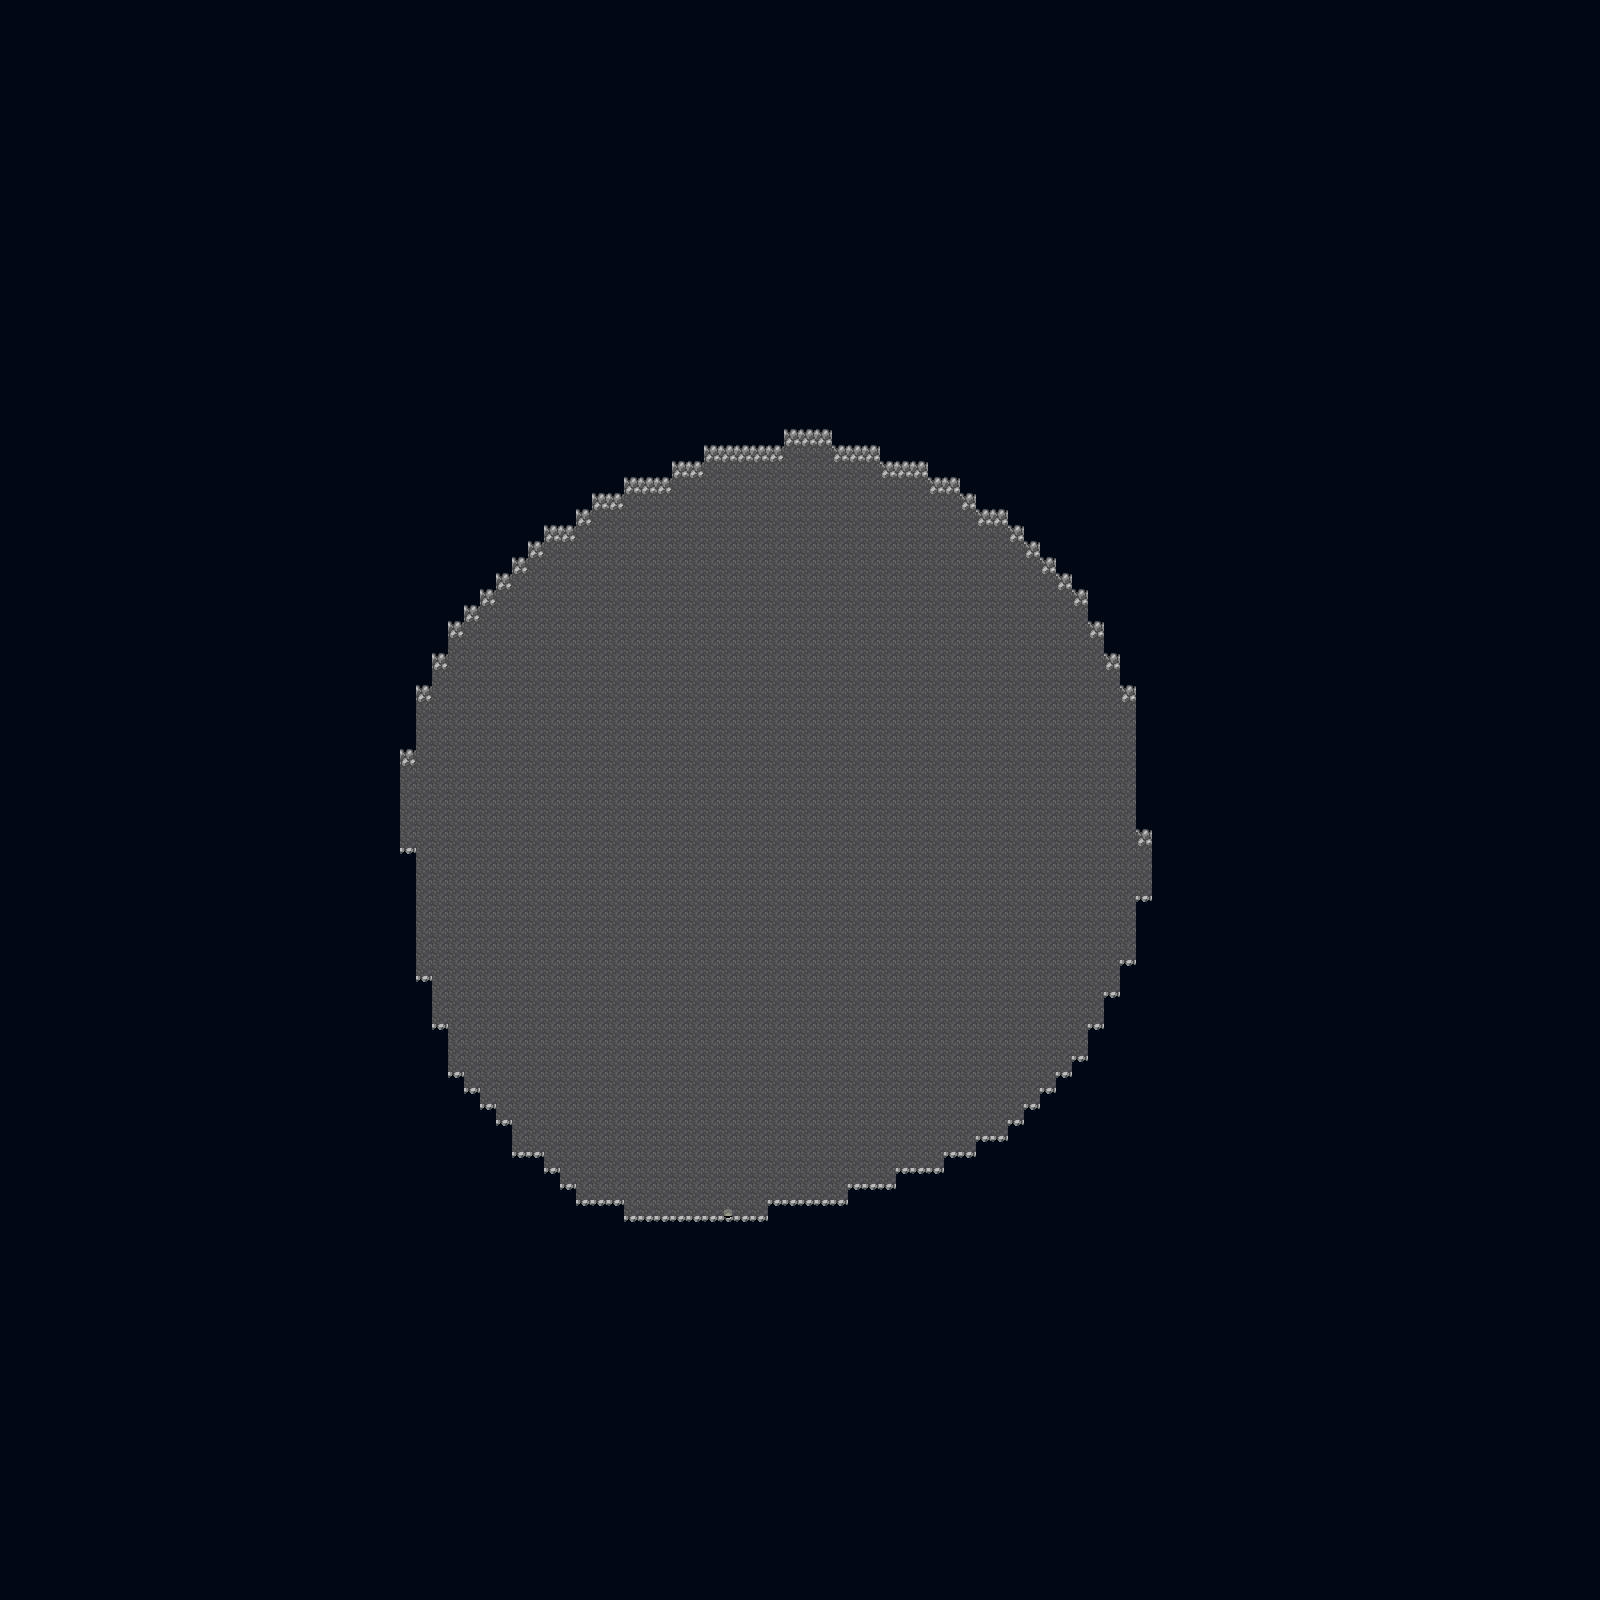

The image is a tile-based game level rendered from a .tmx file. Its description and source (layers, tilesets, objects; grid data summarised) follow:
An orthogonal 100x100 tile map with 16x16 px tiles, 4 tile layers (Sub Layer 2, Sub Layer 1, Main Layer, Layer 2) and 27 objects.

<map version="1.0" orientation="orthogonal" renderorder="right-down" width="100" height="100" tilewidth="16" tileheight="16" nextobjectid="1">
 <tileset firstgid="1" name="tileset_01" tilewidth="16" tileheight="16">
  <image source="tileset_01.png" width="128" height="128" />
  <tile id="1">
   <objectgroup draworder="index">
    <object id="0" x="0" y="0" width="16" height="16" />
   </objectgroup>
  </tile>
  <tile id="2">
   <objectgroup draworder="index">
    <object id="0" x="0" y="0" width="16" height="16" />
   </objectgroup>
  </tile>
  <tile id="3">
   <objectgroup draworder="index">
    <object id="0" x="0" y="16">
     <polyline points="0,0 0,-16 16,-16" />
    </object>
   </objectgroup>
  </tile>
  <tile id="4">
   <objectgroup draworder="index">
    <object id="0" x="0" y="0">
     <polyline points="0,0 16,0" />
    </object>
   </objectgroup>
  </tile>
  <tile id="5">
   <objectgroup draworder="index">
    <object id="0" x="0" y="0">
     <polyline points="0,0 16,0 16,16" />
    </object>
   </objectgroup>
  </tile>
  <tile id="6">
   <objectgroup draworder="index">
    <object id="0" x="16" y="0">
     <polyline points="0,0 0,16 -16,16" />
    </object>
    <object id="0" x="0" y="12" width="16" height="4" />
   </objectgroup>
  </tile>
  <tile id="7">
   <objectgroup draworder="index">
    <object id="0" x="0" y="0" width="16" height="16" />
   </objectgroup>
  </tile>
  <tile id="8">
   <objectgroup draworder="index">
    <object id="0" x="0" y="0" width="16" height="16" />
   </objectgroup>
  </tile>
  <tile id="9">
   <objectgroup draworder="index">
    <object id="0" x="0" y="0" width="16" height="16" />
   </objectgroup>
  </tile>
  <tile id="11">
   <objectgroup draworder="index">
    <object id="0" x="0" y="0">
     <polyline points="0,0 0,16" />
    </object>
   </objectgroup>
  </tile>
  <tile id="12">
   <objectgroup draworder="index">
    <object id="0" x="0" y="12" width="16" height="4" />
   </objectgroup>
  </tile>
  <tile id="13">
   <objectgroup draworder="index">
    <object id="0" x="16" y="0">
     <polyline points="0,0 0,16" />
    </object>
   </objectgroup>
  </tile>
  <tile id="14">
   <objectgroup draworder="index">
    <object id="0" x="16" y="16">
     <polyline points="0,0 -16,0 -16,-16" />
    </object>
    <object id="0" x="0" y="12" width="16" height="4" />
   </objectgroup>
  </tile>
  <tile id="15">
   <objectgroup draworder="index">
    <object id="0" x="0" y="0" width="16" height="16" />
   </objectgroup>
  </tile>
  <tile id="16">
   <objectgroup draworder="index">
    <object id="0" x="0" y="0" width="16" height="16" />
   </objectgroup>
  </tile>
  <tile id="17">
   <objectgroup draworder="index">
    <object id="0" x="0" y="0" width="16" height="16" />
   </objectgroup>
  </tile>
  <tile id="21">
   <objectgroup draworder="index">
    <object id="0" x="0" y="0" width="16" height="16" />
   </objectgroup>
  </tile>
  <tile id="22">
   <objectgroup draworder="index">
    <object id="0" x="0" y="0" width="16" height="16" />
   </objectgroup>
  </tile>
  <tile id="23">
   <objectgroup draworder="index">
    <object id="0" x="0" y="0" width="16" height="16" />
   </objectgroup>
  </tile>
  <tile id="28">
   <objectgroup draworder="index">
    <object id="0" x="16" y="16">
     <polyline points="0,0 0,-16" />
    </object>
    <object id="0" x="0" y="0">
     <polyline points="0,0 0,16" />
    </object>
   </objectgroup>
  </tile>
  <tile id="30">
   <objectgroup draworder="index">
    <object id="0" x="0" y="16">
     <polyline points="0,0 0,-16 16,-16 16,0" />
    </object>
   </objectgroup>
  </tile>
  <tile id="32">
   <objectgroup draworder="index">
    <object id="0" x="0" y="0" width="16" height="16" />
   </objectgroup>
  </tile>
  <tile id="33">
   <objectgroup draworder="index">
    <object id="0" x="0" y="0" width="16" height="16" />
   </objectgroup>
  </tile>
  <tile id="35">
   <objectgroup draworder="index">
    <object id="0" x="0" y="16">
     <polyline points="0,0 16,0" />
    </object>
   </objectgroup>
  </tile>
 </tileset>
 <layer name="Sub Layer 2" width="100" height="100">
  <data>[10000 cells, 0 non-empty, 0 distinct tile ids]</data>
 </layer>
 <layer name="Sub Layer 1" width="100" height="100">
  <data>[10000 cells, 144 non-empty, 2 distinct tile ids]</data>
 </layer>
 <layer name="Main Layer" width="100" height="100">
  <data>[10000 cells, 10000 non-empty, 8 distinct tile ids]</data>
 </layer>
 <layer name="Layer 2" width="100" height="100">
  <data>[10000 cells, 1 non-empty, 1 distinct tile ids]</data>
 </layer>
</map>
